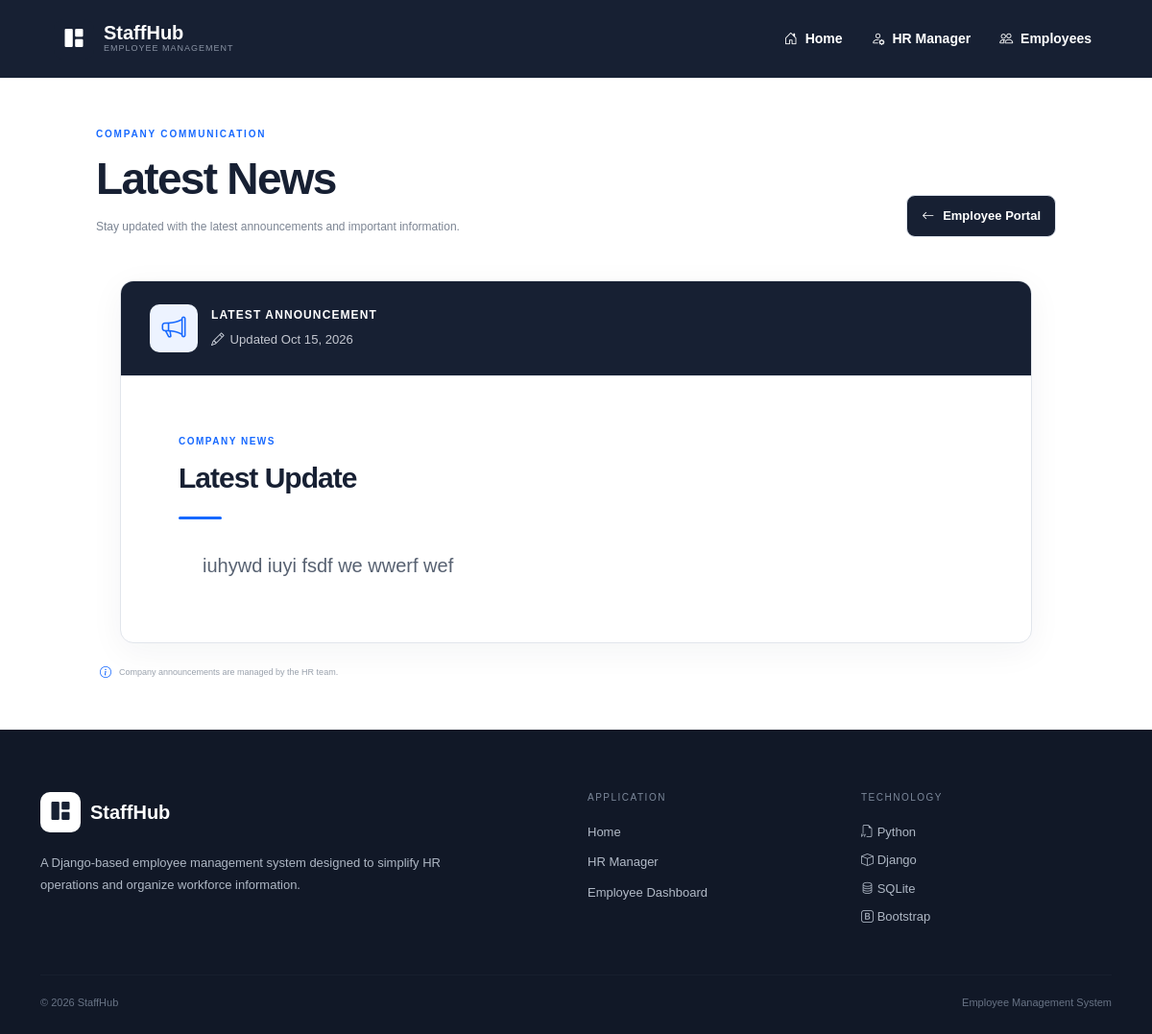
Before: /news/ with the older database file.
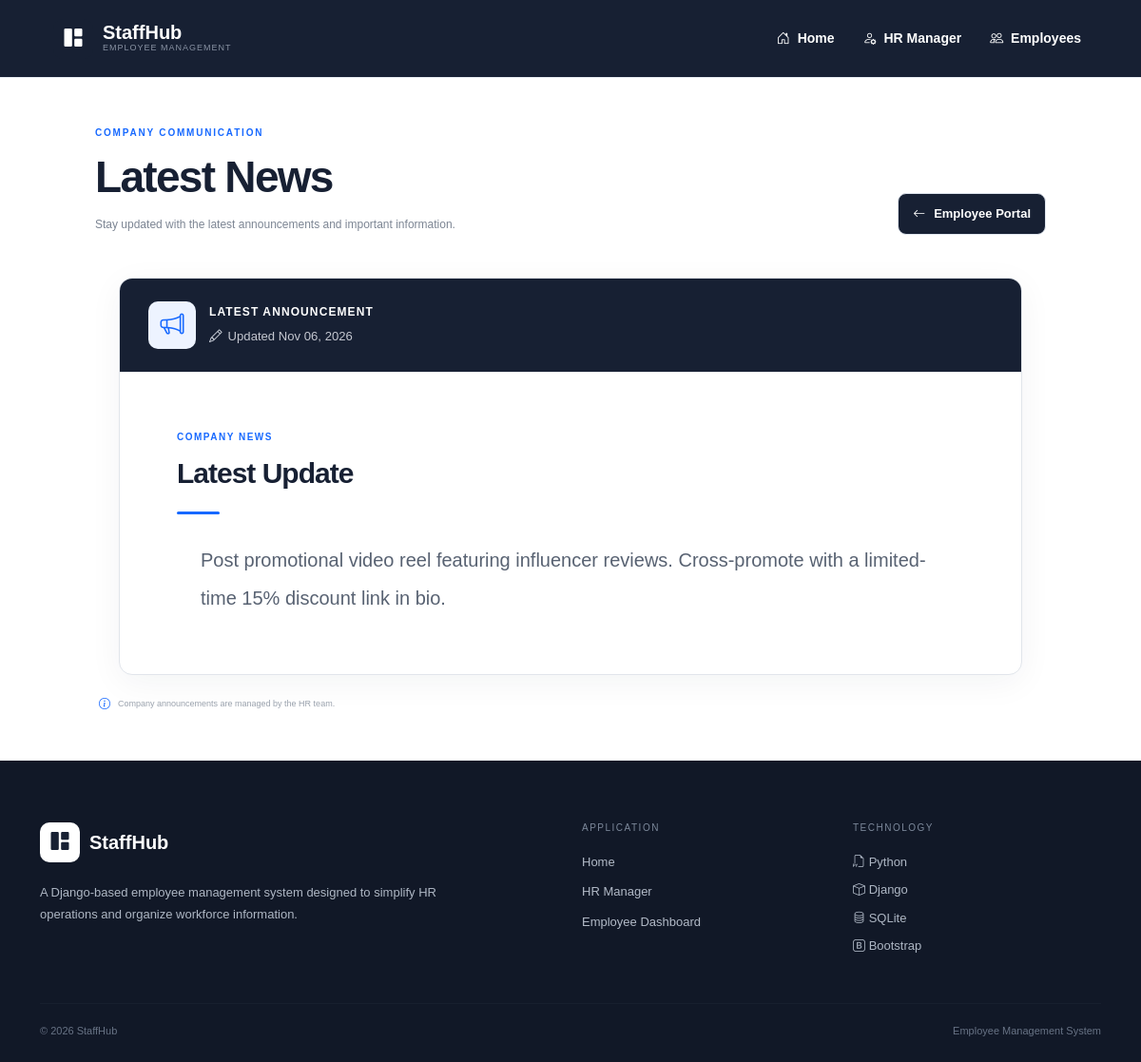
After: the same page with the newer database file.
### empmngt/models.py (models this page shows)
class News(models.Model):
    Details = models.TextField()
    created_at = models.DateTimeField(auto_now_add=True)
    updated_at = models.DateTimeField(auto_now=True)
    is_edited = models.BooleanField(default=False)

### empmngt/views.py (the view)
# urls.py: path('news/', views.news),
def news(request):
    data = News.objects.last()
    return render(request, 'empmngt/news.html', {'d': data})

### empmngt/middle.py (called while the page is built)
    def __call__(self, request):
        response = self.get_response(request)
        if response.status_code == 404:
            return render(request, 'empmngt/technical_issue.html', status=404)
        return response

### templates/empmngt/news.html (shortened to what this page needs)
{% extends "empmngt/navbar.html" %}
{% load static %}
{% block nav_block %}
<section class="news-detail-page">
<div class="news-detail-header">
    <div>
        <span class="news-eyebrow">COMPANY COMMUNICATION</span>
        <h1>Latest News</h1>
        <p>
            Stay updated with the latest announcements and important information.
        </p>
    </div>
    {%if user.is_staff%}
        <a href="/hrmanager" class="back-link">
            <i class="bi bi-arrow-left"></i>
            HR Portal
        </a>
        {%else%}
        <a href="/empdash" class="back-link">
            <i class="bi bi-arrow-left"></i>
            Employee Portal
        </a>
        {%endif%}
</div>
<article class="news-article">
    <div class="article-top">
        <div class="article-icon">
            <i class="bi bi-megaphone"></i>
        </div>
        <div>
            <span class="article-label">LATEST ANNOUNCEMENT</span>
            <div class="article-meta">
                {% if d.is_edited %}
                    <span>
                        <i class="bi bi-pencil"></i>
                        Updated {{ d.updated_at|date:"M d, Y" }}
                    </span>
                {% else %}
                    <span>
                        <i class="bi bi-calendar3"></i>
                        Published {{ d.created_at|date:"M d, Y" }}
                    </span>
                {% endif %}
            </div>
        </div>
    </div>
    <div class="article-content">
        <span class="article-small-title">COMPANY NEWS</span>
        <h2>Latest Update</h2>
        <div class="article-line"></div>
        {%if d %}
        <div class="article-details">
            {{ d.Details }}
        </div>
        {%endif%}
    </div>
</article>
<div class="news-page-footer">
    <div>
        <i class="bi bi-info-circle"></i>
        <span>
            Company announcements are managed by the HR team.
        </span>
    </div>
</div>
</section>
{% endblock %}

Changed rows visible on the page:
changed News: updated_at "Oct 15, 2026" → "Nov 06, 2026"; Details "iuhywd iuyi fsdf we wwerf wef" → "Post promotional video reel featuring influencer reviews. Cross-promote with a limited-time 15% discount link in bio."
